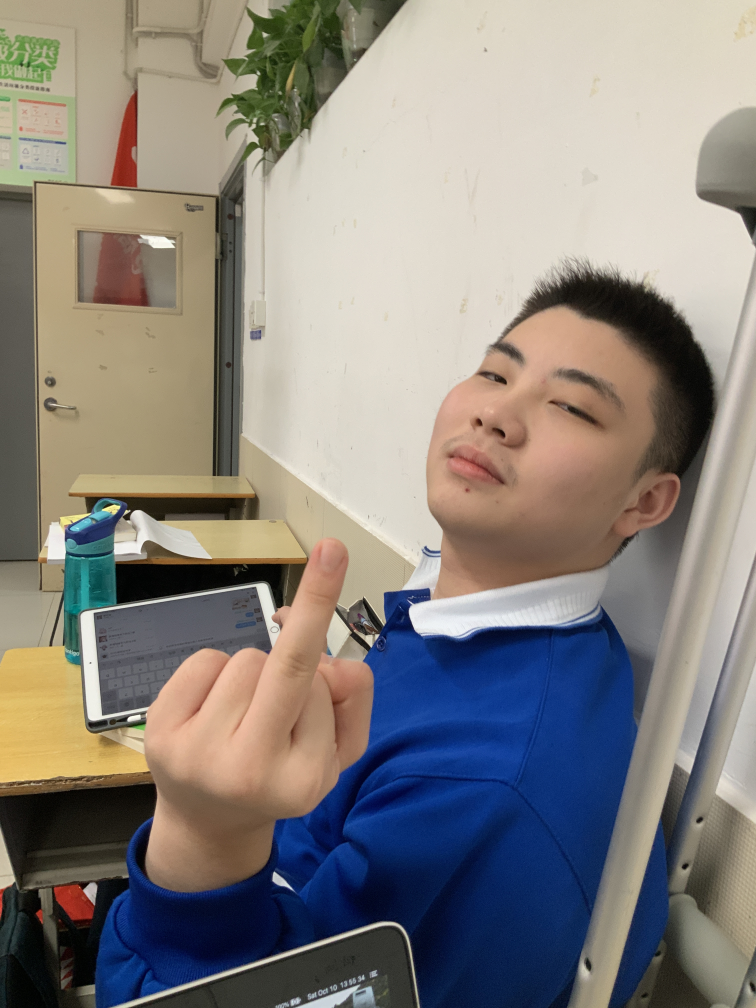
#> input picture image_to_txt/IMG_3494.JPG, 3024 x 4032 px (shown at 1/4 size)
$ python img_to_txt.py
#> lines starting #> are read from the running program, lines starting #| are printed output that depends on the picture
import cv2
import numpy as np
import os
import tkinter as tk

h=200
w=300
root = tk.Tk()
T = tk.Text(root, height=h, width=w)
T.pack()


# load file
scale=[" ",".",",",":",";","_","-","^","\\","/",">","=","P","W","M","#","@"]
path = os.path.dirname(os.path.abspath(__file__))
filename = path + '/IMG_3494.JPG'
temp=""

image = cv2.imread(filename)
#> image is the input picture: shape (4032, 3024, 3); mean B, G, R 125.9, 131, 136.2
image = cv2.resize(image, (w, h))
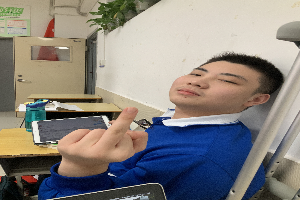
#> image: shape (200, 300, 3); mean B, G, R 125.9, 131, 136.2
gray_image = cv2.cvtColor(image, cv2.COLOR_BGR2GRAY)
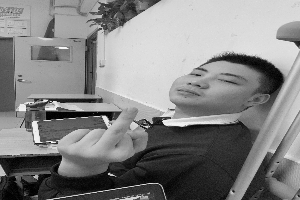
#> gray_image: shape (200, 300); min 0, max 253, mean 131.9
print(image.shape)
#| (200, 300, 3)
width= image.shape[0]
#> width = 200
height=image.shape[1]
#> height = 300
for i in range (width):
    for j in range(height):
        print((gray_image[i,j])//16)
        temp+= (scale[(gray_image[i,j])//16])
    temp+="\n"
#> this loop made 200 passes
#> (printed output is left out)

T.insert(tk.END, temp)
tk.mainloop()
cv2.imshow("gray",gray_image)
k=cv2.waitKey(0)
#> (key q is pressed here)
if k == ord('q'): # wait for 's' key to save and exit
    cv2.destroyAllWindows()

$ run again, with image_to_txt/002.jpg copied over image_to_txt/IMG_3494.JPG
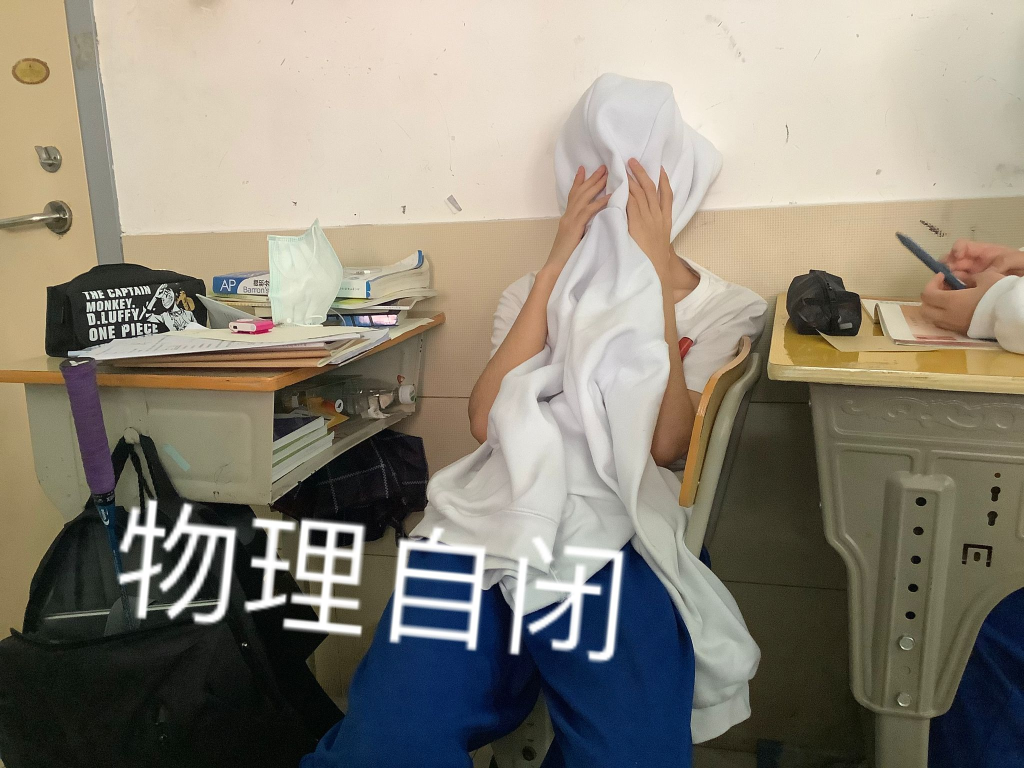
#> input picture image_to_txt/002.jpg, 2048 x 1536 px (shown at 1/2 size)
#> image is the input picture: shape (1536, 2048, 3); mean B, G, R 120.8, 134.1, 140.4
#> `image = cv2.resize(image, (w, h))`:
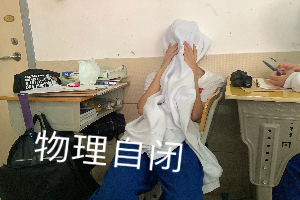
#> image: shape (200, 300, 3); mean B, G, R 120.7, 134, 140.3
#> `gray_image = cv2.cvtColor(image, cv2.COLOR_BGR2GRAY)`:
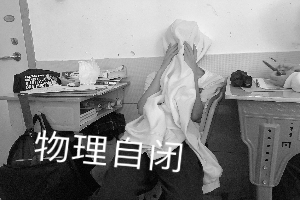
#> gray_image: shape (200, 300); min 1, max 255, mean 134.3
#| (200, 300, 3)
#> the loop `for i in range (width):` made 200 passes
#> (printed output is left out)

$ run again, with image_to_txt/003.jpg copied over image_to_txt/IMG_3494.JPG
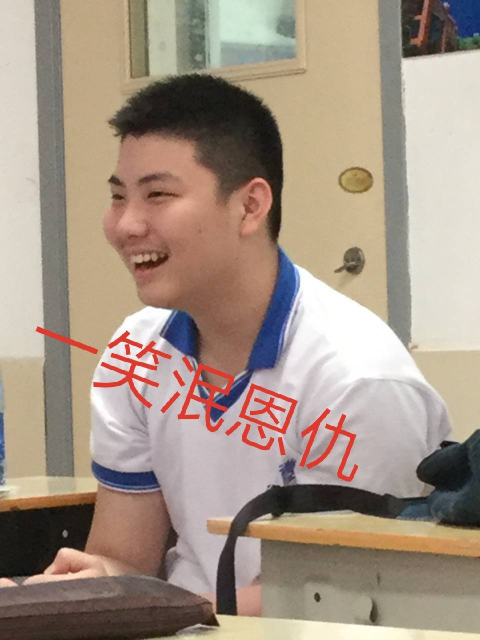
#> input picture image_to_txt/003.jpg, 960 x 1280 px (shown at 1/2 size)
#> image is the input picture: shape (1280, 960, 3); mean B, G, R 133.8, 148.2, 164.8
#> `image = cv2.resize(image, (w, h))`:
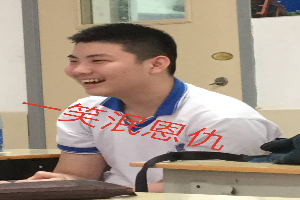
#> image: shape (200, 300, 3); mean B, G, R 133.7, 148.1, 164.7
#> `gray_image = cv2.cvtColor(image, cv2.COLOR_BGR2GRAY)`:
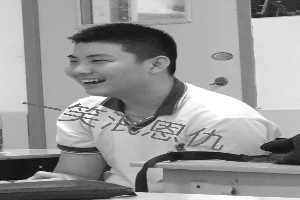
#> gray_image: shape (200, 300); min 7, max 255, mean 151.4
#| (200, 300, 3)
#> the loop `for i in range (width):` made 200 passes
#> (printed output is left out)
